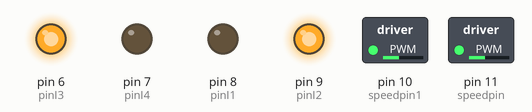
Simulated run of this sketch. Board: Arduino Uno, built with avr-gcc and run on an emulated ATmega328P. On the bench: switched loads named in the sketch (green lamp = pin HIGH), output pins drawn as LEDs (lit = HIGH).

Above: at 0.05 s.
At 2.5 s:
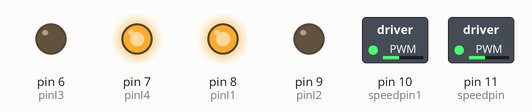
At 5.0 s:
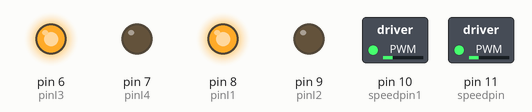
At 7.45 s:
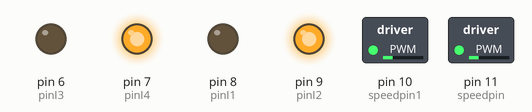
At 9.95 s:
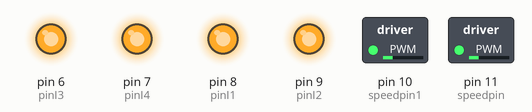
Timing chart, 0 to 13.0 s (numbered marks = the images above):
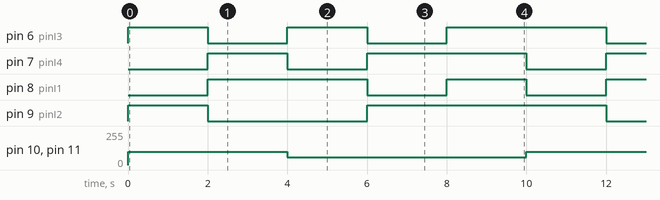

Measured:
- by itself, pin 6 (pinI3), pin 8 (pinI1): repeats every 10.0 s: LOW 2.0 s, HIGH 2.0 s, LOW 2.0 s, HIGH 4.0 s
- by itself, pin 7 (pinI4): repeats every 10.0 s: LOW 2.0 s, HIGH 4.0 s, LOW 2.0 s, HIGH 2.0 s
- by itself, pin 9 (pinI2): repeats every 10.0 s: LOW 4.0 s, HIGH 6.0 s
- by itself, pin 10 (speedpin1), pin 11 (speedpin): alternates 100/255 for 4.0 s and 60/255 for 6.0 s

The sketch:

wheelbot_test_1.ino
```cpp
int pinI1=8;//define IN1pin

         int pinI2=9;//define IN2 pin

         int speedpin=11;//define EA(PWM) pin

         int pinI3=6;//define IN3 pin

         int pinI4=7;//define IN4 pin

         int speedpin1=10;//define EB(PWM) pin

         void setup()

         {

           pinMode(pinI1,OUTPUT);

           pinMode(pinI2,OUTPUT);

           pinMode(speedpin,OUTPUT);

           pinMode(pinI3,OUTPUT);

           pinMode(pinI4,OUTPUT);

           pinMode(speedpin1,OUTPUT);

         }

         void loop()

         {

          //go straight

             analogWrite(speedpin,100);//define speed

             analogWrite(speedpin1,100);

             digitalWrite(pinI4,LOW);//right motor move inanticlockwise

             digitalWrite(pinI3,HIGH);

             digitalWrite(pinI1,LOW);//left motor move inclockwise

             digitalWrite(pinI2,HIGH);

             delay(2000);

          //go back                                                                         m
             analogWrite(speedpin,100);//define speed                                o
             analogWrite(speedpin1,100);

             digitalWrite(pinI4,HIGH);//right motor move inclockwisen
             digitalWrite(pinI3,LOW);

             digitalWrite(pinI1,HIGH);//left motor move inanticlockwise
             digitalWrite(pinI2,LOW);
             delay(2000);
          //turn left                  s

             analogWrite(speedpin,60);//

             analogWrite(speedpin1,60);

             digitalWrite(pinI4,LOW);//

             digitalWrite(pinI3,HIGH);

             digitalWrite(pinI1,HIGH);//

             digitalWrite(pinI2,LOW);

             delay(2000);

          //turn right

             analogWrite(speedpin,60);//

             analogWrite(speedpin1,60);

             digitalWrite(pinI4,HIGH);//

             digitalWrite(pinI3,LOW);

             digitalWrite(pinI1,LOW);//

             digitalWrite(pinI2,HIGH);

             delay(2000);

          //stop

             digitalWrite(pinI4,HIGH);//

             digitalWrite(pinI3,HIGH);

             digitalWrite(pinI1,HIGH);//

             digitalWrite(pinI2,HIGH);

             delay(2000);

        }
```
